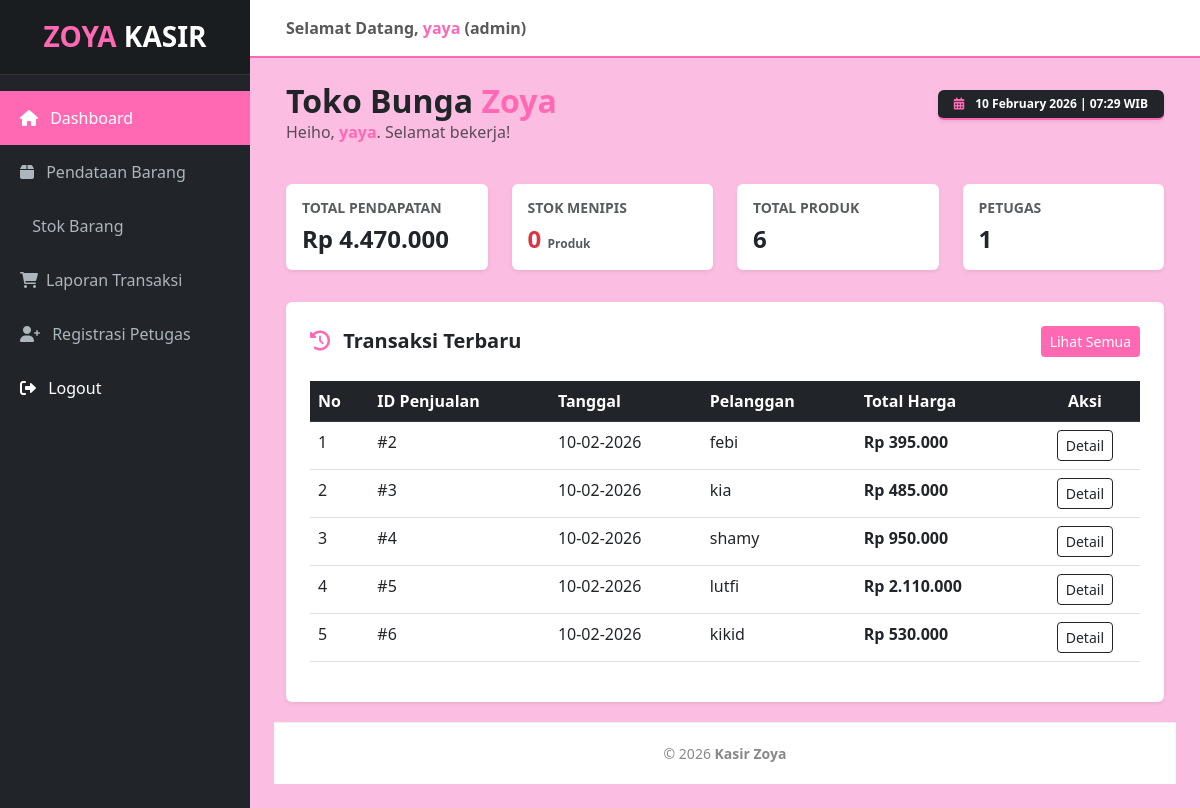
Page /kasir_zoya/admin/dashboard.php (signed in) on the committed database.
### tables this page shows
CREATE TABLE `penjualan` (
  `PenjualanID` int(11) NOT NULL,
  `TanggalPenjualan` date NOT NULL,
  `TotalHarga` decimal(10,2) NOT NULL,
  `PelangganID` int(11) NOT NULL
);

CREATE TABLE `pelanggan` (
  `PelangganID` int(11) NOT NULL,
  `NamaPelanggan` varchar(255) NOT NULL,
  `Alamat` text NOT NULL,
  `No.Telp` varchar(15) NOT NULL
);

### kasir_zoya/admin/dashboard.php (the view, shortened to what this page needs)
<?php
include '../config/koneksi.php';
$data_produk = mysqli_fetch_assoc(mysqli_query($koneksi, "SELECT COUNT(*) as total FROM produk"));
$data_petugas = mysqli_fetch_assoc(mysqli_query($koneksi, "SELECT COUNT(*) as total FROM user WHERE Role = 'petugas'"));
$data_pendapatan = mysqli_fetch_assoc(mysqli_query($koneksi, "SELECT SUM(TotalHarga) as total FROM penjualan"));
$data_stok_rendah = mysqli_fetch_assoc(mysqli_query($koneksi, "SELECT COUNT(*) as total FROM produk WHERE Stok < 5"));
$transaksi_terbaru = mysqli_query($koneksi, "SELECT penjualan.*, pelanggan.NamaPelanggan
                                            FROM penjualan
                                            LEFT JOIN pelanggan ON penjualan.PelangganID = pelanggan.PelangganID
                                            ORDER BY TanggalPenjualan DESC LIMIT 5");
include '../templates/header.php';
include '../templates/sidebar.php';
?>
<div class="container-fluid">
    <div class="row mb-4">
        <div class="col-md-6">
            <h2 class="fw-bold text-dark m-0">Toko Bunga<span class="text-pink"> Zoya</span></h2>
            <p class="text-muted">Heiho, <span class="fw-bold text-pink"><?php echo $_SESSION['username']; ?></span>. Selamat bekerja!</p>
        </div>
        <div class="col-md-6 text-md-end pt-2">
            <div class="badge bg-dark p-2 px-3 shadow-sm" style="border-bottom: 2px solid #ff69b4;">
                <i class="fas fa-calendar-alt text-pink me-2"></i>
                <span id="server-date"><?php echo date('d F Y | H:i'); ?> WIB</span>
            </div>
        </div>
    </div>
    <div class="row">
        <div class="col-md-3 mb-4">
            <div class="card border-0 shadow-sm" style="border-top: 4px solid #198754;">
                <div class="card-body">
                    <h6 class="text-muted small fw-bold">TOTAL PENDAPATAN</h6>
                    <h4 class="fw-bold mb-0">Rp <?php echo number_format($data_pendapatan['total'] ?? 0, 0, ',', '.'); ?></h4>
                </div>
            </div>
        </div>
        <div class="col-md-3 mb-4">
            <div class="card border-0 shadow-sm" style="border-top: 4px solid #ff69b4;">
                <div class="card-body">
                    <h6 class="text-muted small fw-bold">STOK MENIPIS</h6>
                    <h4 class="fw-bold mb-0 text-danger"><?php echo $data_stok_rendah['total']; ?> <small class="text-muted" style="font-size: 12px;">Produk</small></h4>
                </div>
            </div>
        </div>
        <div class="col-md-3 mb-4">
            <div class="card border-0 shadow-sm" style="border-top: 4px solid #212529;">
                <div class="card-body">
                    <h6 class="text-muted small fw-bold">TOTAL PRODUK</h6>
                    <h4 class="fw-bold mb-0"><?php echo $data_produk['total']; ?></h4>
                </div>
            </div>
        </div>
        <div class="col-md-3 mb-4">
            <div class="card border-0 shadow-sm" style="border-top: 4px solid #ff69b4;">
                <div class="card-body">
                    <h6 class="text-muted small fw-bold">PETUGAS</h6>
                    <h4 class="fw-bold mb-0"><?php echo $data_petugas['total']; ?></h4>
                </div>
            </div>
        </div>
    </div>
    <div class="row mt-2">
        <div class="col-md-12">
            <div class="card border-0 shadow-sm p-4">
                <div class="d-flex justify-content-between align-items-center mb-3">
                    <h5 class="fw-bold m-0"><i class="fas fa-history text-pink me-2"></i> Transaksi Terbaru</h5>
                    <a href="pembelian.php" class="btn btn-sm btn-pink">Lihat Semua</a>
                </div>
                <div class="table-responsive">
                    <table class="table table-hover mt-2">
                        <thead class="table-dark">
                            <tr>
                                <th>No</th>
                                <th>ID Penjualan</th>
                                <th>Tanggal</th>
                                <th>Pelanggan</th>
                                <th>Total Harga</th>
                                <th class="text-center">Aksi</th>
                            </tr>
                        </thead>
                        <tbody>
                            <?php
                            $no = 1;
                            while($d = mysqli_fetch_array($transaksi_terbaru)){
                            ?>
                            <tr>
                                <td><?php echo $no++; ?></td>
                                <td>#<?php echo $d['PenjualanID']; ?></td>
                                <td><?php echo date('d-m-Y', strtotime($d['TanggalPenjualan'])); ?></td>
                                <td><?php echo $d['NamaPelanggan']; ?></td>
                                <td class="fw-bold">Rp <?php echo number_format($d['TotalHarga'], 0, ',', '.'); ?></td>
                                <td class="text-center">
                                    <a href="detail_penjualan.php?id=<?php echo $d['PenjualanID']; ?>" class="btn btn-sm btn-outline-dark">Detail</a>
                                </td>
                            </tr>
                            <?php } ?>
                        </tbody>
                    </table>
                </div>
            </div>
        </div>
    </div>
</div>
<?php
include '../templates/footer.php';
?>

### kasir_zoya/templates/header.php (style rules this page uses)
:root { --pink-zoya: #ff69b4; --black-zoya: #212529; --white-zoya: #ffffff; }
body { background-color: #fcbde2; overflow-x: hidden; }
.btn-pink { background-color: var(--pink-zoya); color: white; }
.text-pink { color: var(--pink-zoya) !important; }

### rows in the picture
penjualan: PenjualanID "2", TanggalPenjualan "10-02-2026", PelangganID.NamaPelanggan "febi", TotalHarga "395.000"
penjualan: PenjualanID "3", TanggalPenjualan "10-02-2026", PelangganID.NamaPelanggan "kia", TotalHarga "485.000"
penjualan: PenjualanID "4", TanggalPenjualan "10-02-2026", PelangganID.NamaPelanggan "shamy", TotalHarga "950.000"
penjualan: PenjualanID "5", TanggalPenjualan "10-02-2026", PelangganID.NamaPelanggan "lutfi", TotalHarga "2.110.000"
penjualan: PenjualanID "6", TanggalPenjualan "10-02-2026", PelangganID.NamaPelanggan "kikid", TotalHarga "530.000"

### other values in the picture
$_SESSION['username'] "yaya"
$_SESSION['role'] "admin"
$data_pendapatan['total'] "4.470.000"
$data_stok_rendah['total'] "0"
$data_produk['total'] "6"
$data_petugas['total'] "1"
